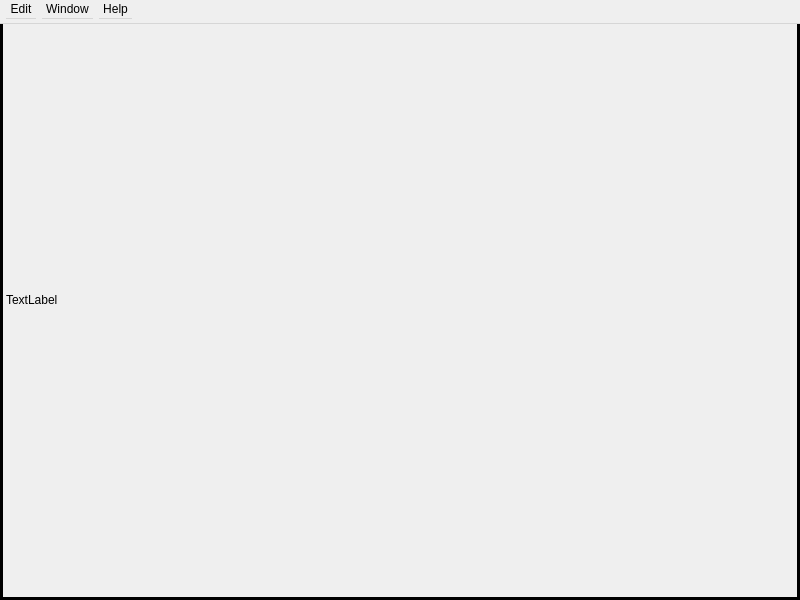
<?xml version="1.0" encoding="UTF-8"?>
<ui version="4.0">
    <author/>
    <comment/>
    <exportmacro/>
    <class>ShareDTClientWin</class>
    <widget class="QWidget" name="ShareDTClientWin">
        <property name="geometry">
            <rect>
                <x>0</x>
                <y>0</y>
                <width>800</width>
                <height>600</height>
            </rect>
        </property>
        <property name="windowTitle">
            <string>ShareDTClientWin</string>
        </property>

        <widget class="QWidget" name="horizontalLayoutWidget">
            <property name="geometry">
                <rect>
                    <x>0</x>
                    <y>0</y>
                    <width>800</width>
                    <height>600</height>
                </rect>
            </property>
            <layout class="QHBoxLayout" name="horizontalLayout">
                <item>
                    <widget class="QLabel" name="imageLabel">
                        <property name="sizePolicy">
                            <sizepolicy hsizetype="Expanding" vsizetype="Expanding">
                                <horstretch>0</horstretch>
                                <verstretch>0</verstretch>
                            </sizepolicy>
                        </property>
                        <property name="frameShape">
                            <enum>QFrame::Box</enum>
                        </property>
                        <property name="frameShadow">
                            <enum>QFrame::Plain</enum>
                        </property>
                        <property name="lineWidth">
                            <number>3</number>
                        </property>
                        <property name="text">
                            <string>TextLabel</string>
                        </property>
                    </widget>
                </item>
            </layout>
        </widget>


        <widget class="QMenuBar" name="menubar">
            <property name="geometry">
                <rect>
                    <x>0</x>
                    <y>0</y>
                    <width>800</width>
                    <height>24</height>
                </rect>
            </property>
            <widget class="QMenu" name="menuEdit">
                <property name="title">
                    <string>Edit</string>
                </property>
                <addaction name="actionNew_connection"/>
            </widget>
            <widget class="QMenu" name="menuWindow">
                <property name="title">
                    <string>Window</string>
                </property>
                <addaction name="actionAdjust_to_original_size"/>
            </widget>
            <widget class="QMenu" name="menuHelp">
                <property name="title">
                    <string>Help</string>
                </property>
                <addaction name="actionShow_help"/>
            </widget>
            <addaction name="menuEdit"/>
            <addaction name="menuWindow"/>
            <addaction name="menuHelp"/>
        </widget>
        <action name="actionnew">
            <property name="text">
                <string>new</string>
            </property>
        </action>
        <action name="actionNew_connection">
            <property name="text">
                <string>New connection</string>
            </property>
        </action>
        <action name="actionAdjust_to_original_size">
            <property name="text">
                <string>Adjust to original size</string>
            </property>
        </action>
        <action name="actionShow_help">
            <property name="text">
                <string>Show Help</string>
            </property>
        </action>


    </widget>
    <pixmapfunction/>
    <connections/>
</ui>
